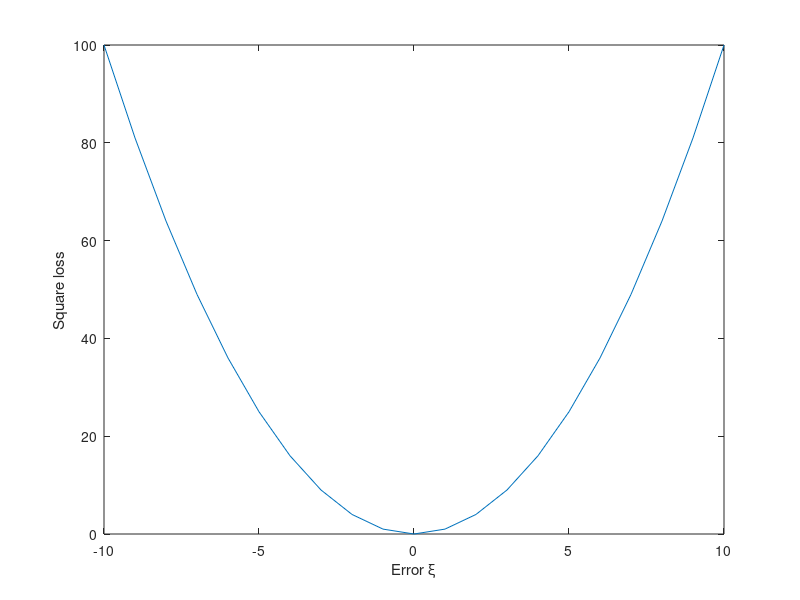
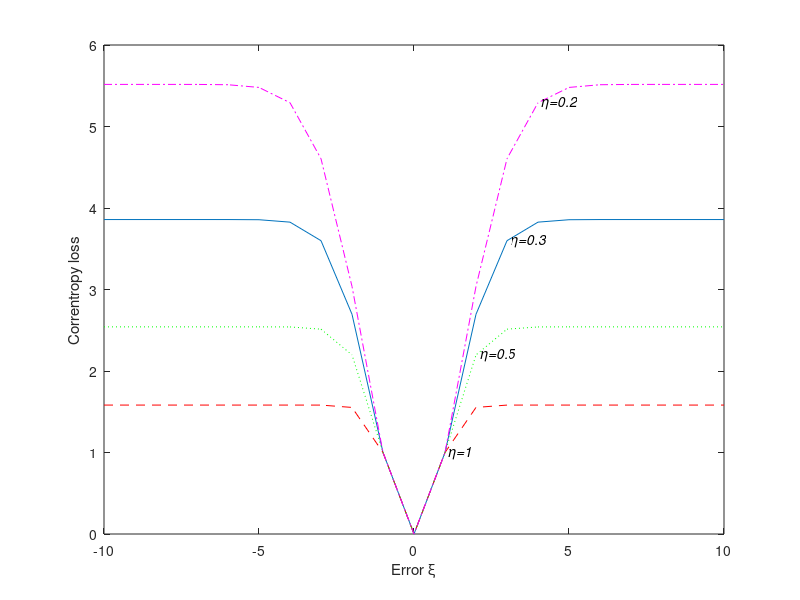

MATLAB code to generate these figures, in order:
x=-10:10;
y = x.^2;
figure
set(0,'defaultfigurecolor','w');
plot(x,y);
ylabel('Square loss');
xlabel('Error \xi');

y0 = 1/(1-exp(-0.3))*(1-exp(-0.3.*x.^2));
figure
set(0,'defaultfigurecolor','w');
plot(x,y0);
text(3,3.599,'\it \eta=0.3','HorizontalAlignment','left');
ylabel('Correntropy loss');
xlabel('Error \xi');
hold on
y1 = 1/(1-exp(-1))*(1-exp(-1.*x.^2));
plot(x,y1,'--r');
text(1,1,'\it \eta=1','HorizontalAlignment','left');
hold on
y2 = 1/(1-exp(-0.5))*(1-exp(-0.5.*x.^2));
plot(x,y2,':g');
text(2,2.19754,'\it \eta=0.5','HorizontalAlignment','left');
hold on
y3 = 1/(1-exp(-0.2))*(1-exp(-0.2.*x.^2));
plot(x,y3,'-.m');
text(4,5.29178,'\it \eta=0.2','HorizontalAlignment','left');







